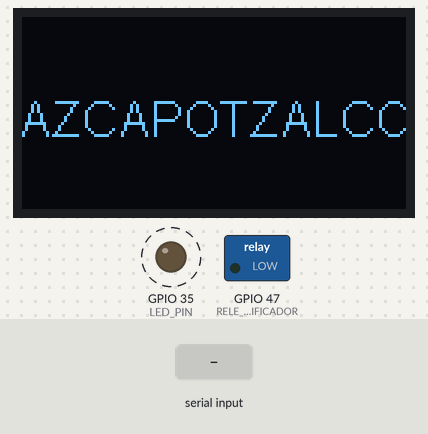
Bench run of a program on a simulated ESP32-S3. Parts: 128×64 one-colour display, switched loads named in the program (green lamp = pin HIGH), output pins drawn as LEDs (lit = HIGH). Dashed ring = blinking. The test bench sets the inputs (shaded band). WiFi joins after 1.5 s; servers stay silent unless stated; storage starts empty; what the program prints to the serial monitor is not drawn.

Above: at 2.9 s.
3.0 s: "LORA>A\n" received over the second serial link
At 4.2 s:
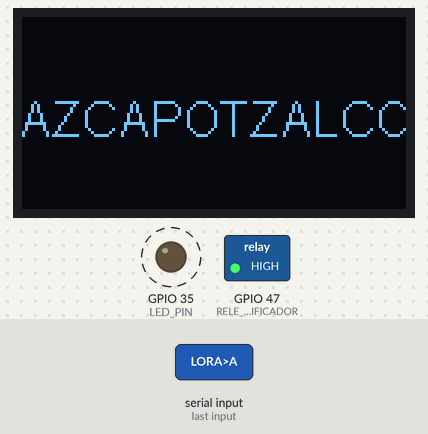
8.5 s: "LORA>A90\n" received over the second serial link
At 9.9 s:
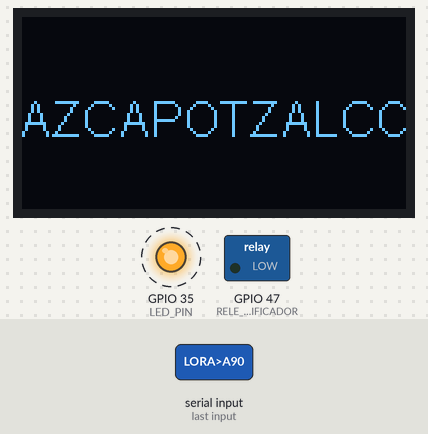
11.5 s: "LORA>A 45\n" received over the second serial link
At 12.4 s:
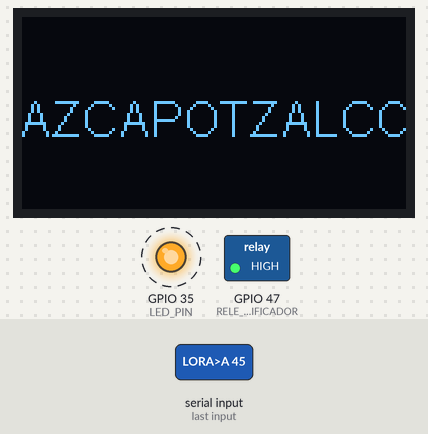
Timing chart, 0 to 15.0 s (numbered marks = the images above; inputs shaded):
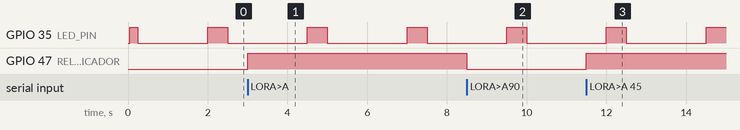

Measured:
- after the input at 3.0 s, GPIO 47 (RELE_AMPLIFICADOR): LOW → HIGH at once
- after the input at 8.5 s, GPIO 47 (RELE_AMPLIFICADOR): HIGH → LOW at once
- after the input at 11.5 s, GPIO 47 (RELE_AMPLIFICADOR): LOW → HIGH at once
- by itself, GPIO 35 (LED_PIN): alternates HIGH for 0.50 s and LOW for 2.0 s

The program:

main.cpp
```cpp
/*#include <Arduino.h>
#include <heltec.h>
#include <SPIFFS.h>
#include <WiFi.h>
#include <AsyncTCP.h>
#include <ESPAsyncWebServer.h>
#include <DNSServer.h>
#include <HTTPClient.h>
#include "esp_task_wdt.h"

// ==================== CONFIGURACIÓN AP ====================
IPAddress local_IP(192, 168, 1, 1);
IPAddress gateway(192, 168, 1, 1);
IPAddress subnet(255, 255, 255, 0);
const char* ssidAP = "PARQUES AZCAPOTZALCO";

// ==================== CONFIGURACIÓN STA (Internet) ====================
const char* ssidSTA = "OFICINAABM";
const char* passwordSTA = "T3mp0r4lABM123";

// ==================== SERVIDOR Y DNS ====================
AsyncWebServer server(80);
DNSServer dnsServer;

// ==================== LED ====================
const int LED_PIN = 35;
unsigned long previousMillis = 0;
const long onTime = 500;
const long offTime = 2000;
bool ledState = false;

// ==================== VARIABLES TARJETA / ENVÍO WEB ====================
struct Tarjeta {
  String servidorComandos = "alarmasvecinales.online";
  String tarjetaID = "SV33333333";
} tarjeta;

String ultimoComandoWeb = "";
bool comandoF2Enviado = true;

// ==================== Estructura para la cola de comandos ====================
typedef struct {
  char nombre[32];
  char telefono[20];
} ComandoWeb;

QueueHandle_t comandoQueue;

// ==================== URL de envío remoto ====================
String getSendURL() {
  return "http://" + tarjeta.servidorComandos + "/MiAlarma3.0/ABM_LORA/Suscripcion_AZCAPOTZALCO.php?id=" + tarjeta.tarjetaID + "&Vecino=";
}

// ==================== Codificación URL ====================
String urlEncode(const char* str) {
  String encoded = "";
  char c;
  char code0, code1;
  for (int i = 0; str[i] != '\0'; i++) {
    c = str[i];
    if (isalnum(c)) {
      encoded += c;
    } else if (c == ' ') {
      encoded += "%20";
    } else {
      code1 = (c & 0xf) + '0';
      if ((c & 0xf) > 9) code1 = (c & 0xf) - 10 + 'A';
      code0 = ((c >> 4) & 0xf) + '0';
      if (((c >> 4) & 0xf) > 9) code0 = ((c >> 4) & 0xf) - 10 + 'A';
      encoded += '%';
      encoded += code0;
      encoded += code1;
    }
  }
  return encoded;
}

// ==================== Tarea: Reconexión WiFi ====================
void wifiTask(void * parameter) {
  const unsigned long reconnectInterval = 10000; // 10 s
  unsigned long lastReconnectAttempt = 0;
  for (;;) {
    if (WiFi.status() == WL_DISCONNECTED) {
      if (millis() - lastReconnectAttempt > reconnectInterval) {
        lastReconnectAttempt = millis();
        Serial.println("Intentando reconectar STA...");
        WiFi.begin(ssidSTA, passwordSTA);
      }
    }
    vTaskDelay(1000 / portTICK_PERIOD_MS);
  }
}

// ==================== Tarea: Envío de comandos HTTP ====================
void enviarComandoWebTask(void * parameter) {
  ComandoWeb comando;
  for (;;) {
    if (xQueueReceive(comandoQueue, &comando, portMAX_DELAY) == pdTRUE) {
      if (WiFi.status() != WL_CONNECTED) {
        Serial.println("No hay conexión STA para enviar: " + String(comando.nombre));
        continue;
      }
      esp_task_wdt_reset();

      char telefonoSinEspacios[20];
      int j = 0;
      for (int i = 0; comando.telefono[i] != '\0' && j < 19; i++) {
        if (comando.telefono[i] != ' ') {
          telefonoSinEspacios[j++] = comando.telefono[i];
        }
      }
      telefonoSinEspacios[j] = '\0';

      char comandoCompleto[54];
      snprintf(comandoCompleto, sizeof(comandoCompleto), "%s_%s", comando.nombre, telefonoSinEspacios);
      String SEND_URL = getSendURL() + urlEncode(comando.nombre ) + "&Tel="+telefonoSinEspacios;
      Serial.println("URL enviada: " + SEND_URL);

      const int maxReintentos = 3;
      for (int reintentos = 0; reintentos < maxReintentos; reintentos++) {
        WiFiClient client;  // 👉 cliente TCP dedicado
        HTTPClient http;
        http.setTimeout(5000);
        http.setReuse(false);
        http.setFollowRedirects(HTTPC_STRICT_FOLLOW_REDIRECTS);

        int sendHttpCode = -1;
        if (http.begin(client, SEND_URL)) {
          sendHttpCode = http.GET();
        }

        if (sendHttpCode > 0 && WiFi.status() == WL_CONNECTED) {
          Serial.println("Comando enviado: " + String(comando.nombre) + ", Telefono: " + String(comando.telefono));
          if (comandoF2Enviado) {
            ultimoComandoWeb = String(comando.nombre);
          }
          http.end();
          break;
        } else {
          Serial.println("Error: " + String(comando.nombre) + " -> " + http.errorToString(sendHttpCode));
          http.end();
          vTaskDelay(200 / portTICK_PERIOD_MS);
        }
      }
    }
  }
}

// ==================== SETUP ====================
void setup() {
  Serial.begin(115200);
  pinMode(LED_PIN, OUTPUT);
  digitalWrite(LED_PIN, LOW);

  Heltec.begin(true, false, true);
  Heltec.display->clear();
  Heltec.display->setTextAlignment(TEXT_ALIGN_CENTER);
  Heltec.display->setFont(ArialMT_Plain_16);
  Heltec.display->drawString(64, 25, "AZCAPOTZALCO");
  Heltec.display->display();

  digitalWrite(LED_PIN, HIGH);
  delay(200);
  digitalWrite(LED_PIN, LOW);

  if (!SPIFFS.begin(true)) {
    Serial.println("Error al montar SPIFFS");
    return;
  }

  WiFi.mode(WIFI_AP_STA);

  if (!WiFi.softAPConfig(local_IP, gateway, subnet)) {
    Serial.println("Error IP estática AP");
    return;
  }
  if (!WiFi.softAP(ssidAP)) {
    Serial.println("Error iniciar AP");
    return;
  }
  Serial.println("AP iniciado en IP: " + WiFi.softAPIP().toString());

  WiFi.begin(ssidSTA, passwordSTA);
  Serial.print("Conectando a STA...");
  unsigned long startAttemptTime = millis();
  while (WiFi.status() != WL_CONNECTED && millis() - startAttemptTime < 10000) {
    Serial.print(".");
    delay(500);
  }
  if (WiFi.status() == WL_CONNECTED) {
    Serial.println("");
    Serial.println("STA conectada en IP: " + WiFi.localIP().toString());
  } else {
    Serial.println("");
    Serial.println("No se pudo conectar STA (Internet)");
  }

  dnsServer.start(53, "*", local_IP);

  comandoQueue = xQueueCreate(5, sizeof(ComandoWeb));
  if (comandoQueue == NULL) {
    Serial.println("Error al crear la cola de comandos");
    while (1) delay(1000);
  }

  server.on("/", HTTP_GET, [](AsyncWebServerRequest *request) {
    if (!SPIFFS.exists("/interfaz.html.gz")) {
      request->send(404, "text/plain", "Archivo principal no encontrado");
      return;
    }
    auto resp = request->beginResponse(SPIFFS, "/interfaz.html.gz", "text/html");
    resp->addHeader("Content-Encoding", "gzip");
    request->send(resp);
  });

  server.on("/enviar", HTTP_GET, [](AsyncWebServerRequest *request) {
    if (request->hasParam("comando") && request->hasParam("telefono")) {
      String comando = request->getParam("comando")->value();
      String telefono = request->getParam("telefono")->value();

      Serial.println("Recibido comando: " + comando);
      Serial.println("Recibido telefono: " + telefono);

      ComandoWeb cmd;
      comando.toCharArray(cmd.nombre, sizeof(cmd.nombre));
      telefono.toCharArray(cmd.telefono, sizeof(cmd.telefono));
      if (xQueueSend(comandoQueue, &cmd, 100) != pdTRUE) {
        Serial.println("Cola de comandos llena, no se pudo enviar");
      }

      String nombreOriginal = comando;
      nombreOriginal.replace("_", " ");
      request->send(200, "text/plain", "Bienvenido Vecino: " + nombreOriginal);
    } else {
      request->send(400, "text/plain", "Parametros 'comando' o 'telefono' faltantes");
    }
  });

  server.onNotFound([](AsyncWebServerRequest *request) {
    if (!SPIFFS.exists("/interfaz.html.gz")) {
      request->send(404, "text/plain", "Archivo principal no encontrado");
      return;
    }
    auto resp = request->beginResponse(SPIFFS, "/interfaz.html.gz", "text/html");
    resp->addHeader("Content-Encoding", "gzip");
    request->send(resp);
  });

  server.begin();
  Serial.println("Servidor HTTP iniciado");

 xTaskCreate(wifiTask, "WiFi Task", 6144, NULL, 1, NULL);          // 6 KB
xTaskCreate(enviarComandoWebTask, "HTTP Task", 8192, NULL, 1, NULL);  // 12 KB

}

// ==================== LOOP ====================
void loop() {
  dnsServer.processNextRequest();
  unsigned long currentMillis = millis();
  if (!ledState && currentMillis - previousMillis >= offTime) {
    ledState = true;
    previousMillis = currentMillis;
    digitalWrite(LED_PIN, HIGH);
  } else if (ledState && currentMillis - previousMillis >= onTime) {
    ledState = false;
    previousMillis = currentMillis;
    digitalWrite(LED_PIN, LOW);
  }
}*/
#include <Arduino.h>
#include <IRremoteESP8266.h>
#include <IRsend.h>
#include <RCSwitch.h>
#include <heltec.h>
#include <SPIFFS.h>
#include <WiFi.h>
#include <AsyncTCP.h>
#include <ESPAsyncWebServer.h>
#include <DNSServer.h>
#include <HTTPClient.h>
#include "esp_task_wdt.h"

// ==================== CONFIGURACIÓN AP ====================
IPAddress local_IP(192, 168, 1, 1);
IPAddress gateway(192, 168, 1, 1);
IPAddress subnet(255, 255, 255, 0);
const char* ssidAP = "PARQUES AZCAPOTZALCO";

// ==================== CONFIGURACIÓN STA ====================
const char* ssidSTA = "OFICINAABM";
const char* passwordSTA = "T3mp0r4lABM123";

// ==================== SERVIDOR Y DNS ====================
AsyncWebServer server(80);
DNSServer dnsServer;

// ==================== LED & RELÉ ====================
#define LED_PIN 35
#define RELE_AMPLIFICADOR 47
bool estadoRele = false;
unsigned long previousMillis = 0;
const long onTime = 500;
const long offTime = 2000;
bool ledState = false;

// ==================== TARJETA ====================
struct Tarjeta {
  String servidorComandos = "alarmasvecinales.online";
  String tarjetaID = "SV33333333";
} tarjeta;

// ==================== REFLECTORES & RF ====================
RCSwitch TransmisorRF = RCSwitch();
const uint8_t reflectorPins[8] = {1, 2, 3, 4, 5, 6, 7, 48};
IRsend* irReflectores[8];
const uint64_t controlReflector[24] = {
  0xffa05f, 0xff20df, 0xff609f, 0xffe01f, 0xff906f, 0xff10ef, 0xff50af, 0xffd02f,
  0xffb04f, 0xff30cf, 0xff708f, 0xfff00f, 0xffa857, 0xff28d7, 0xff6897, 0xffe817,
  0xff9867, 0xff18e7, 0xff58a7, 0xffd827, 0xff8877, 0xff08f7, 0xff48b7, 0xffc837
};
const uint64_t controlRF[4] = {8999768, 8999764, 8999762, 8999761};

// ==================== COLA DE COMANDOS ====================
typedef struct {
  char nombre[32];
  char telefono[20];
} ComandoWeb;
QueueHandle_t comandoQueue;
String ultimoComandoWeb = "";
bool comandoF2Enviado = true;

// ==================== FUNCIONES AUXILIARES ====================
void parpadearLed() {
  digitalWrite(LED_PIN, HIGH);
  delay(100);
  digitalWrite(LED_PIN, LOW);
}

String getSendURL() {
  return "http://" + tarjeta.servidorComandos + "/MiAlarma3.0/ABM_LORA/Suscripcion_AZCAPOTZALCO.php?id=" + tarjeta.tarjetaID + "&Vecino=";
}

String urlEncode(const char* str) {
  String encoded = "";
  char c, code0, code1;
  for (int i = 0; str[i] != '\0'; i++) {
    c = str[i];
    if (isalnum(c)) {
      encoded += c;
    } else if (c == ' ') {
      encoded += "%20";
    } else {
      code1 = (c & 0xf) + '0'; if ((c & 0xf) > 9) code1 = (c & 0xf) - 10 + 'A';
      code0 = ((c >> 4) & 0xf) + '0'; if (((c >> 4) & 0xf) > 9) code0 = ((c >> 4) & 0xf) - 10 + 'A';
      encoded += '%'; encoded += code0; encoded += code1;
    }
  }
  return encoded;
}

// ==================== TAREAS ====================
void wifiTask(void * parameter) {
  const unsigned long reconnectInterval = 10000;
  unsigned long lastReconnectAttempt = 0;
  for (;;) {
    if (WiFi.status() == WL_DISCONNECTED) {
      if (millis() - lastReconnectAttempt > reconnectInterval) {
        lastReconnectAttempt = millis();
        Serial.println("Intentando reconectar STA...");
        WiFi.begin(ssidSTA, passwordSTA);
      }
    }
    vTaskDelay(1000 / portTICK_PERIOD_MS);
  }
}

void enviarComandoWebTask(void * parameter) {
  ComandoWeb comando;
  for (;;) {
    if (xQueueReceive(comandoQueue, &comando, portMAX_DELAY) == pdTRUE) {
      if (WiFi.status() != WL_CONNECTED) {
        Serial.println("No hay conexión STA para enviar: " + String(comando.nombre));
        continue;
      }
      esp_task_wdt_reset();

      char telefonoSinEspacios[20]; int j = 0;
      for (int i = 0; comando.telefono[i] != '\0' && j < 19; i++) {
        if (comando.telefono[i] != ' ') telefonoSinEspacios[j++] = comando.telefono[i];
      }
      telefonoSinEspacios[j] = '\0';

      String SEND_URL = getSendURL() + urlEncode(comando.nombre) + "&Tel=" + telefonoSinEspacios;
      Serial.println("URL enviada: " + SEND_URL);

      const int maxReintentos = 3;
      for (int reintentos = 0; reintentos < maxReintentos; reintentos++) {
        WiFiClient client;
        HTTPClient http;
        http.setTimeout(5000);
        http.setReuse(false);
        http.setFollowRedirects(HTTPC_STRICT_FOLLOW_REDIRECTS);
        int sendHttpCode = -1;
        if (http.begin(client, SEND_URL)) sendHttpCode = http.GET();
        if (sendHttpCode > 0 && WiFi.status() == WL_CONNECTED) {
          Serial.println("Comando enviado: " + String(comando.nombre));
          if (comandoF2Enviado) ultimoComandoWeb = String(comando.nombre);
          http.end(); break;
        } else {
          Serial.println("Error: " + String(comando.nombre) + " -> " + http.errorToString(sendHttpCode));
          http.end(); vTaskDelay(200 / portTICK_PERIOD_MS);
        }
      }
    }
  }
}

// ==================== SETUP ====================
void setup() {
  Serial.begin(115200);
  pinMode(LED_PIN, OUTPUT);
  digitalWrite(LED_PIN, LOW);
  pinMode(RELE_AMPLIFICADOR, OUTPUT);
  digitalWrite(RELE_AMPLIFICADOR, LOW);

  Heltec.begin(true, false, true);
  Heltec.display->clear();
  Heltec.display->setTextAlignment(TEXT_ALIGN_CENTER);
  Heltec.display->setFont(ArialMT_Plain_16);
  Heltec.display->drawString(64, 25, "AZCAPOTZALCO");
  Heltec.display->display();
  digitalWrite(LED_PIN, HIGH); delay(200); digitalWrite(LED_PIN, LOW);

  if (!SPIFFS.begin(true)) { Serial.println("Error al montar SPIFFS"); return; }

  WiFi.mode(WIFI_AP_STA);
  if (!WiFi.softAPConfig(local_IP, gateway, subnet)) { Serial.println("Error IP estática AP"); return; }
  if (!WiFi.softAP(ssidAP)) { Serial.println("Error iniciar AP"); return; }
  Serial.println("AP iniciado en IP: " + WiFi.softAPIP().toString());

  WiFi.begin(ssidSTA, passwordSTA);
  unsigned long startAttemptTime = millis();
  while (WiFi.status() != WL_CONNECTED && millis() - startAttemptTime < 10000) { delay(500); Serial.print("."); }
  if (WiFi.status() == WL_CONNECTED)
    Serial.println("\nSTA conectada en IP: " + WiFi.localIP().toString());
  else Serial.println("\nNo se pudo conectar STA");

  dnsServer.start(53, "*", local_IP);

  comandoQueue = xQueueCreate(5, sizeof(ComandoWeb));
  if (comandoQueue == NULL) { Serial.println("Error al crear la cola de comandos"); while (1) delay(1000); }

  TransmisorRF.enableTransmit(33);
  Serial2.begin(9600, SERIAL_8N1, 46, 45);
  for (int i = 0; i < 8; i++) {
    irReflectores[i] = new IRsend(reflectorPins[i]);
    irReflectores[i]->begin();
  }

  // RUTAS DEL SERVIDOR
  server.on("/", HTTP_GET, [](AsyncWebServerRequest *request) {
    if (!SPIFFS.exists("/interfaz.html.gz")) return request->send(404, "text/plain", "Archivo no encontrado");
    auto resp = request->beginResponse(SPIFFS, "/interfaz.html.gz", "text/html");
    resp->addHeader("Content-Encoding", "gzip");
    request->send(resp);
  });

  server.on("/enviar", HTTP_GET, [](AsyncWebServerRequest *request) {
    if (request->hasParam("comando") && request->hasParam("telefono")) {
      ComandoWeb cmd;
      request->getParam("comando")->value().toCharArray(cmd.nombre, sizeof(cmd.nombre));
      request->getParam("telefono")->value().toCharArray(cmd.telefono, sizeof(cmd.telefono));
      xQueueSend(comandoQueue, &cmd, 100);
      request->send(200, "text/plain", "Comando recibido correctamente");
    } else request->send(400, "text/plain", "Faltan parametros");
  });

  // Rutas para compatibilidad con portal cautivo
  server.on("/generate_204", HTTP_GET, [](AsyncWebServerRequest *request){ request->redirect("/"); });
  server.on("/hotspot-detect.html", HTTP_GET, [](AsyncWebServerRequest *request){ request->redirect("/"); });
  server.on("/fwlink", HTTP_GET, [](AsyncWebServerRequest *request){ request->redirect("/"); });

  server.begin();
  xTaskCreate(wifiTask, "WiFi Task", 6144, NULL, 1, NULL);
  xTaskCreate(enviarComandoWebTask, "HTTP Task", 8192, NULL, 1, NULL);
}

// ==================== LOOP ====================
void loop() {
  dnsServer.processNextRequest();

  unsigned long currentMillis = millis();
  if (!ledState && currentMillis - previousMillis >= offTime) {
    ledState = true; previousMillis = currentMillis; digitalWrite(LED_PIN, HIGH);
  } else if (ledState && currentMillis - previousMillis >= onTime) {
    ledState = false; previousMillis = currentMillis; digitalWrite(LED_PIN, LOW);
  }

  if (Serial2.available()) {
    String comando = Serial2.readStringUntil('\n');
    comando.trim();
    if (comando.startsWith("LORA>R") && comando.length() >= 8) {
      int reflectorID = comando.substring(6, 7).toInt();
      int funcion = comando.substring(7).toInt();
      if (reflectorID >= 0 && reflectorID <= 8 && funcion >= 1 && funcion <= 24) {
        uint64_t codigoIR = controlReflector[funcion - 1];
        if (reflectorID == 0) {
          for (int i = 0; i < 8; i++) {
            irReflectores[i]->sendNEC(codigoIR);
            parpadearLed(); delay(50);
          }
        } else {
          irReflectores[reflectorID - 1]->sendNEC(codigoIR);
          parpadearLed();
        }
      } else if (funcion >= 25 && funcion <= 28) {
        int rfIndex = funcion - 25;
        if (rfIndex >= 0 && rfIndex < 4) {
          TransmisorRF.send(controlRF[rfIndex], 27);
          parpadearLed();
        }
      }
    } else if (comando.startsWith("LORA>A")) {
      estadoRele = !estadoRele;
      digitalWrite(RELE_AMPLIFICADOR, estadoRele ? HIGH : LOW);
    }
  }
}
```
